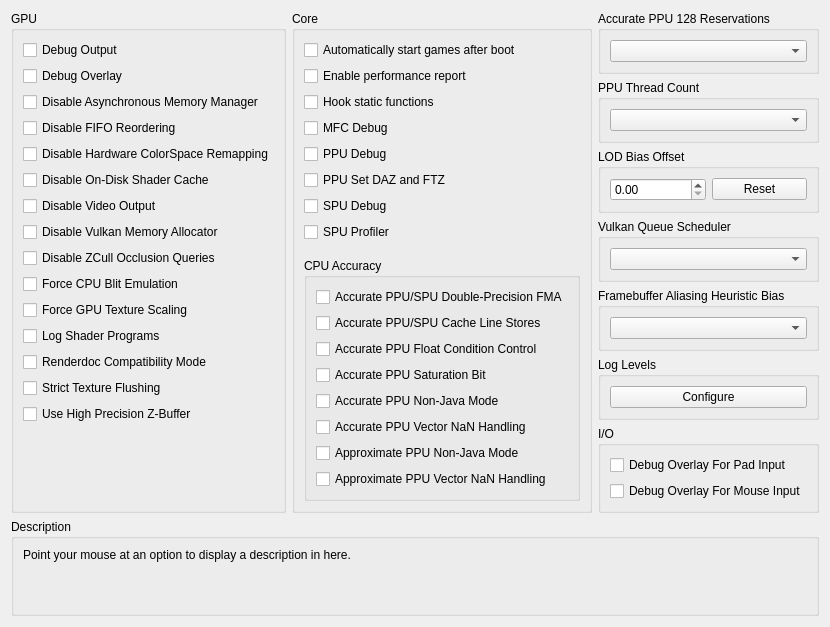
      <widget class="QWidget" name="debugTab">
       <attribute name="title">
        <string>Debug</string>
       </attribute>
       <layout class="QVBoxLayout" name="debugTab_layout" stretch="0,1,0">
        <item>
         <layout class="QHBoxLayout" name="debugTabLayout" stretch="1,1,1">
          <item>
           <widget class="QGroupBox" name="gb_debug_gpu">
            <property name="enabled">
             <bool>true</bool>
            </property>
            <property name="title">
             <string>GPU</string>
            </property>
            <property name="alignment">
             <set>Qt::AlignmentFlag::AlignLeading|Qt::AlignmentFlag::AlignLeft|Qt::AlignmentFlag::AlignTop</set>
            </property>
            <layout class="QVBoxLayout" name="gb_debug_gpu_layout">
             <item alignment="Qt::AlignmentFlag::AlignTop">
              <widget class="QCheckBox" name="debugOutput">
               <property name="text">
                <string>Debug Output</string>
               </property>
              </widget>
             </item>
             <item>
              <widget class="QCheckBox" name="debugOverlay">
               <property name="text">
                <string>Debug Overlay</string>
               </property>
              </widget>
             </item>
             <item>
              <widget class="QCheckBox" name="disableAsyncHostMM">
               <property name="text">
                <string>Disable Asynchronous Memory Manager</string>
               </property>
              </widget>
             </item>
             <item>
              <widget class="QCheckBox" name="disableFIFOReordering">
               <property name="text">
                <string>Disable FIFO Reordering</string>
               </property>
              </widget>
             </item>
             <item>
              <widget class="QCheckBox" name="disableHardwareTexelRemapping">
               <property name="text">
                <string>Disable Hardware ColorSpace Remapping</string>
               </property>
              </widget>
             </item>
             <item>
              <widget class="QCheckBox" name="disableOnDiskShaderCache">
               <property name="text">
                <string>Disable On-Disk Shader Cache</string>
               </property>
              </widget>
             </item>
             <item>
              <widget class="QCheckBox" name="disableVideoOutput">
               <property name="text">
                <string>Disable Video Output</string>
               </property>
              </widget>
             </item>
             <item>
              <widget class="QCheckBox" name="disableVulkanMemAllocator">
               <property name="text">
                <string>Disable Vulkan Memory Allocator</string>
               </property>
              </widget>
             </item>
             <item>
              <widget class="QCheckBox" name="disableHwOcclusionQueries">
               <property name="text">
                <string>Disable ZCull Occlusion Queries</string>
               </property>
              </widget>
             </item>
             <item>
              <widget class="QCheckBox" name="forceCpuBlitEmulation">
               <property name="text">
                <string>Force CPU Blit Emulation</string>
               </property>
              </widget>
             </item>
             <item>
              <widget class="QCheckBox" name="gpuTextureScaling">
               <property name="text">
                <string>Force GPU Texture Scaling</string>
               </property>
              </widget>
             </item>
             <item>
              <widget class="QCheckBox" name="logProg">
               <property name="text">
                <string>Log Shader Programs</string>
               </property>
              </widget>
             </item>
             <item alignment="Qt::AlignmentFlag::AlignTop">
              <widget class="QCheckBox" name="renderdocCompatibility">
               <property name="enabled">
                <bool>true</bool>
               </property>
               <property name="text">
                <string>Renderdoc Compatibility Mode</string>
               </property>
              </widget>
             </item>
             <item>
              <widget class="QCheckBox" name="strictTextureFlushing">
               <property name="text">
                <string>Strict Texture Flushing</string>
               </property>
              </widget>
             </item>
             <item alignment="Qt::AlignmentFlag::AlignTop">
              <widget class="QCheckBox" name="forceHighpZ">
               <property name="text">
                <string>Use High Precision Z-Buffer</string>
               </property>
              </widget>
             </item>
             <item>
              <spacer name="verticalSpacerDebugGPU">
               <property name="orientation">
                <enum>Qt::Orientation::Vertical</enum>
               </property>
               <property name="sizeType">
                <enum>QSizePolicy::Policy::MinimumExpanding</enum>
               </property>
               <property name="sizeHint" stdset="0">
                <size>
                 <width>0</width>
                 <height>0</height>
                </size>
               </property>
              </spacer>
             </item>
            </layout>
           </widget>
          </item>
          <item>
           <widget class="QGroupBox" name="gb_debug_core">
            <property name="title">
             <string>Core</string>
            </property>
            <layout class="QVBoxLayout" name="gb_debug_core_layout">
             <item>
              <widget class="QCheckBox" name="alwaysStart">
               <property name="text">
                <string>Automatically start games after boot</string>
               </property>
              </widget>
             </item>
             <item>
              <widget class="QCheckBox" name="perfReport">
               <property name="text">
                <string>Enable performance report</string>
               </property>
              </widget>
             </item>
             <item>
              <widget class="QCheckBox" name="hookStFunc">
               <property name="text">
                <string>Hook static functions</string>
               </property>
              </widget>
             </item>
             <item>
              <widget class="QCheckBox" name="mfcDebug">
               <property name="text">
                <string>MFC Debug</string>
               </property>
              </widget>
             </item>
             <item>
              <widget class="QCheckBox" name="ppuDebug">
               <property name="text">
                <string>PPU Debug</string>
               </property>
              </widget>
             </item>
             <item>
              <widget class="QCheckBox" name="setDAZandFTZ">
               <property name="text">
                <string>PPU Set DAZ and FTZ</string>
               </property>
              </widget>
             </item>
             <item>
              <widget class="QCheckBox" name="spuDebug">
               <property name="text">
                <string>SPU Debug</string>
               </property>
              </widget>
             </item>
             <item>
              <widget class="QCheckBox" name="spuProfiler">
               <property name="text">
                <string>SPU Profiler</string>
               </property>
              </widget>
             </item>
             <item>
              <spacer name="verticalSpacerDebugCore">
               <property name="orientation">
                <enum>Qt::Orientation::Vertical</enum>
               </property>
               <property name="sizeType">
                <enum>QSizePolicy::Policy::MinimumExpanding</enum>
               </property>
               <property name="sizeHint" stdset="0">
                <size>
                 <width>0</width>
                 <height>0</height>
                </size>
               </property>
              </spacer>
             </item>
             <item>
              <widget class="QGroupBox" name="gb_debug_cpu">
               <property name="title">
                <string>CPU Accuracy</string>
               </property>
               <layout class="QVBoxLayout" name="gb_debug_cpu_layout">
                <item>
                 <widget class="QCheckBox" name="accurateDFMA">
                  <property name="text">
                   <string>Accurate PPU/SPU Double-Precision FMA</string>
                  </property>
                 </widget>
                </item>
                <item>
                 <widget class="QCheckBox" name="accurateClineStores">
                  <property name="text">
                   <string>Accurate PPU/SPU Cache Line Stores</string>
                  </property>
                 </widget>
                </item>
                <item>
                 <widget class="QCheckBox" name="accuratePPUFPCC">
                  <property name="text">
                   <string>Accurate PPU Float Condition Control</string>
                  </property>
                 </widget>
                </item>
                <item>
                 <widget class="QCheckBox" name="accuratePPUSAT">
                  <property name="text">
                   <string>Accurate PPU Saturation Bit</string>
                  </property>
                 </widget>
                </item>
                <item>
                 <widget class="QCheckBox" name="accuratePPUNJ">
                  <property name="text">
                   <string>Accurate PPU Non-Java Mode</string>
                  </property>
                 </widget>
                </item>
                <item>
                 <widget class="QCheckBox" name="accuratePPUVNAN">
                  <property name="text">
                   <string>Accurate PPU Vector NaN Handling</string>
                  </property>
                 </widget>
                </item>
                <item>
                 <widget class="QCheckBox" name="ppuNJFixup">
                  <property name="text">
                   <string>Approximate PPU Non-Java Mode</string>
                  </property>
                 </widget>
                </item>
                <item>
                 <widget class="QCheckBox" name="PPUVNANfixup">
                  <property name="text">
                   <string>Approximate PPU Vector NaN Handling</string>
                  </property>
                 </widget>
                </item>
                <item>
                 <spacer name="verticalSpacerDebugCpu">
                  <property name="orientation">
                   <enum>Qt::Orientation::Vertical</enum>
                  </property>
                  <property name="sizeType">
                   <enum>QSizePolicy::Policy::MinimumExpanding</enum>
                  </property>
                  <property name="sizeHint" stdset="0">
                   <size>
                    <width>0</width>
                    <height>0</height>
                   </size>
                  </property>
                 </spacer>
                </item>
               </layout>
              </widget>
             </item>
            </layout>
           </widget>
          </item>
          <item>
           <widget class="QWidget" name="debug_more_stuff" native="true">
            <layout class="QVBoxLayout" name="debug_more_stuff_layout" stretch="0,0,0,0,0,0,1">
             <property name="leftMargin">
              <number>0</number>
             </property>
             <property name="topMargin">
              <number>0</number>
             </property>
             <property name="rightMargin">
              <number>0</number>
             </property>
             <property name="bottomMargin">
              <number>0</number>
             </property>
             <item>
              <widget class="QGroupBox" name="gb_accurate_ppu_128">
               <property name="title">
                <string>Accurate PPU 128 Reservations</string>
               </property>
               <layout class="QVBoxLayout" name="gb_accurate_ppu_128_layout">
                <item>
                 <widget class="QComboBox" name="combo_accurate_ppu_128"/>
                </item>
               </layout>
              </widget>
             </item>
             <item>
              <widget class="QGroupBox" name="gb_num_ppu_threads">
               <property name="title">
                <string>PPU Thread Count</string>
               </property>
               <layout class="QVBoxLayout" name="vbl_num_ppu_threads">
                <item>
                 <widget class="QComboBox" name="combo_num_ppu_threads"/>
                </item>
               </layout>
              </widget>
             </item>
             <item>
              <widget class="QGroupBox" name="gb_Level_of_Detail">
               <property name="title">
                <string>LOD Bias Offset</string>
               </property>
               <layout class="QVBoxLayout" name="gb_Level_of_Detail_Layout">
                <item>
                 <layout class="QHBoxLayout" name="TextureLODBiasLayout">
                  <item>
                   <widget class="QDoubleSpinBox" name="TextureLODBias"/>
                  </item>
                  <item>
                   <widget class="QPushButton" name="TextureLODBiasReset">
                    <property name="text">
                     <string>Reset</string>
                    </property>
                   </widget>
                  </item>
                 </layout>
                </item>
               </layout>
              </widget>
             </item>
             <item>
              <widget class="QGroupBox" name="gb_vulkansched">
               <property name="sizePolicy">
                <sizepolicy hsizetype="Preferred" vsizetype="Minimum">
                 <horstretch>0</horstretch>
                 <verstretch>0</verstretch>
                </sizepolicy>
               </property>
               <property name="title">
                <string>Vulkan Queue Scheduler</string>
               </property>
               <layout class="QVBoxLayout" name="gb_vksched_layout">
                <item>
                 <widget class="QComboBox" name="vulkansched"/>
                </item>
               </layout>
              </widget>
             </item>
             <item>
              <widget class="QGroupBox" name="gb_fbAliasingBias">
               <property name="title">
                <string>Framebuffer Aliasing Heuristic Bias</string>
               </property>
               <layout class="QVBoxLayout" name="gb_fbAliasingBias_layout">
                <item>
                 <widget class="QComboBox" name="fbAliasingBias"/>
                </item>
               </layout>
              </widget>
             </item>
             <item>
              <widget class="QGroupBox" name="gb_log_levels">
               <property name="title">
                <string>Log Levels</string>
               </property>
               <layout class="QVBoxLayout" name="gb_log_levels_layout">
                <item>
                 <widget class="QPushButton" name="pb_log_levels">
                  <property name="text">
                   <string>Configure</string>
                  </property>
                 </widget>
                </item>
               </layout>
              </widget>
             </item>
             <item>
              <widget class="QGroupBox" name="gb_debug_io">
               <property name="title">
                <string>I/O</string>
               </property>
               <layout class="QVBoxLayout" name="gb_debug_io_layout">
                <item>
                 <widget class="QCheckBox" name="debugOverlayIO">
                  <property name="text">
                   <string>Debug Overlay For Pad Input</string>
                  </property>
                 </widget>
                </item>
                <item>
                 <widget class="QCheckBox" name="debugOverlayMouse">
                  <property name="text">
                   <string>Debug Overlay For Mouse Input</string>
                  </property>
                 </widget>
                </item>
                <item>
                 <spacer name="verticalSpacer">
                  <property name="orientation">
                   <enum>Qt::Orientation::Vertical</enum>
                  </property>
                  <property name="sizeType">
                   <enum>QSizePolicy::Policy::MinimumExpanding</enum>
                  </property>
                  <property name="sizeHint" stdset="0">
                   <size>
                    <width>0</width>
                    <height>0</height>
                   </size>
                  </property>
                 </spacer>
                </item>
               </layout>
              </widget>
             </item>
             <item>
              <spacer name="verticalSpacerDebugMore">
               <property name="orientation">
                <enum>Qt::Orientation::Vertical</enum>
               </property>
               <property name="sizeType">
                <enum>QSizePolicy::Policy::MinimumExpanding</enum>
               </property>
               <property name="sizeHint" stdset="0">
                <size>
                 <width>0</width>
                 <height>0</height>
                </size>
               </property>
              </spacer>
             </item>
            </layout>
           </widget>
          </item>
         </layout>
        </item>
        <item>
         <spacer name="debugTabSpacer">
          <property name="orientation">
           <enum>Qt::Orientation::Vertical</enum>
          </property>
          <property name="sizeType">
           <enum>QSizePolicy::Policy::MinimumExpanding</enum>
          </property>
          <property name="sizeHint" stdset="0">
           <size>
            <width>0</width>
            <height>0</height>
           </size>
          </property>
         </spacer>
        </item>
        <item>
         <widget class="QGroupBox" name="gb_description_debug">
          <property name="title">
           <string>Description</string>
          </property>
          <layout class="QVBoxLayout" name="gb_description_debug_layout">
           <item>
            <widget class="QLabel" name="description_debug">
             <property name="text">
              <string>Point your mouse at an option to display a description in here.


</string>
             </property>
             <property name="textFormat">
              <enum>Qt::TextFormat::PlainText</enum>
             </property>
             <property name="alignment">
              <set>Qt::AlignmentFlag::AlignLeading|Qt::AlignmentFlag::AlignLeft|Qt::AlignmentFlag::AlignTop</set>
             </property>
             <property name="wordWrap">
              <bool>true</bool>
             </property>
            </widget>
           </item>
          </layout>
         </widget>
        </item>
       </layout>
      </widget>
